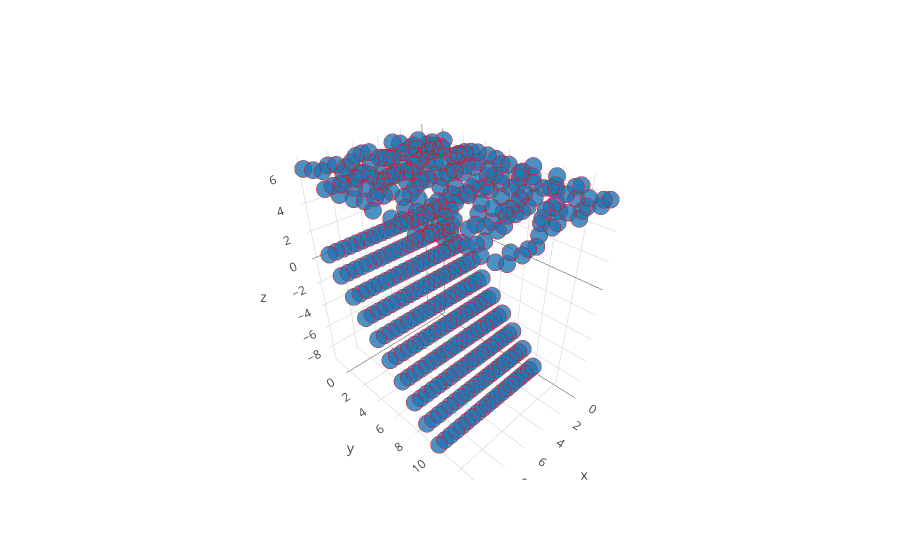

Notebook cell for this chart:
### Code cell
fig = make_subplots(rows=1, cols=1, specs=[[{'is_3d': True}]])

trace = trace3D(X, color='red', size=6, name='Source')

fig.append_trace(trace, 1, 1)

iplot(fig, filename='simple-3d-scatter')

### Figure 1 — Plotly figure (JSON) as saved in the notebook; plotly's stock layout.template omitted (floating-point values rounded to 4 significant figures; data arrays with more than 128 entries replaced by an {"elided": "..."} marker saying what was removed)
{"data": [{"marker": {"line": {"color": "red", "width": 0.5}, "opacity": 0.8, "size": 6}, "mode": "markers", "name": "Source", "scene": "scene", "type": "scatter3d", "uid": "5fa1011f-3154-460d-8c89-b5527e28b1cd", "x": {"elided": "400 float values"}, "y": {"elided": "400 float values"}, "z": {"elided": "400 float values"}}], "layout": {"scene": {"domain": {"x": [0, 1], "y": [0, 1]}}}}
